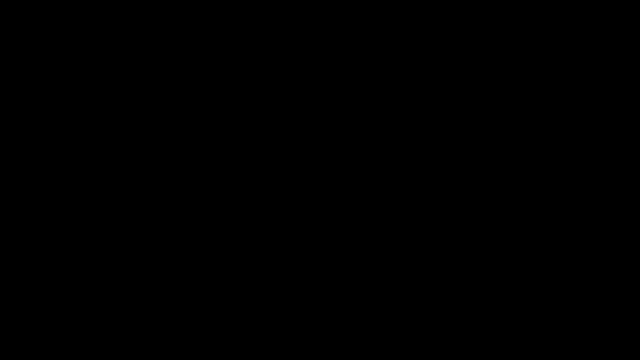
Frame 1 (no input)
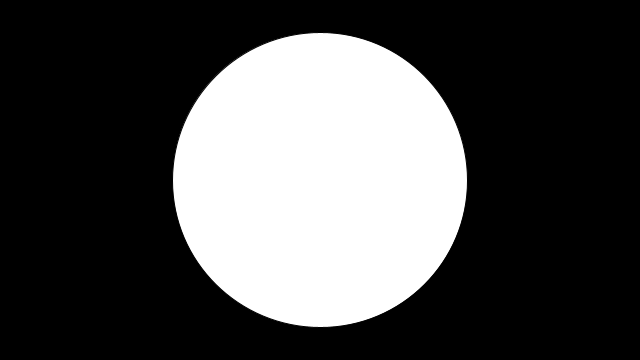
Frame 60 (the mouse pressed at the canvas centre just before this capture)
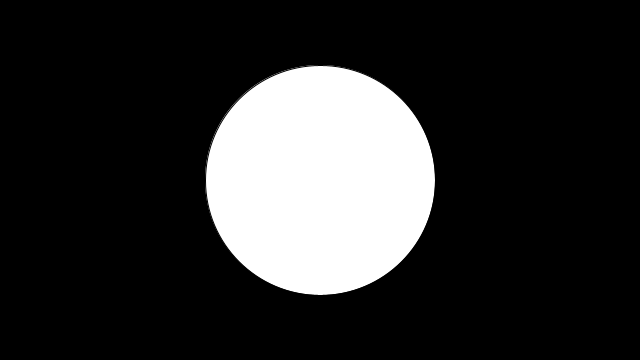
Frame 120 (the mouse held since frame 60 and released just before this capture)

The Processing sketch that drew these frames (run headless with seeded random() and noise(); from frame 60 on, the mouse is pressed at the canvas centre):

// Processing sketch: htmlTest1
// ── htmlTest1.pde
int counter = 0;

void setup(){
  size(640,360);
}

void draw(){
  background(0);
  
  translate(width/2, height/2);
  ellipse(0,0,counter, counter);
  if(counter < height) counter+=5;
  else counter = 0;
}
